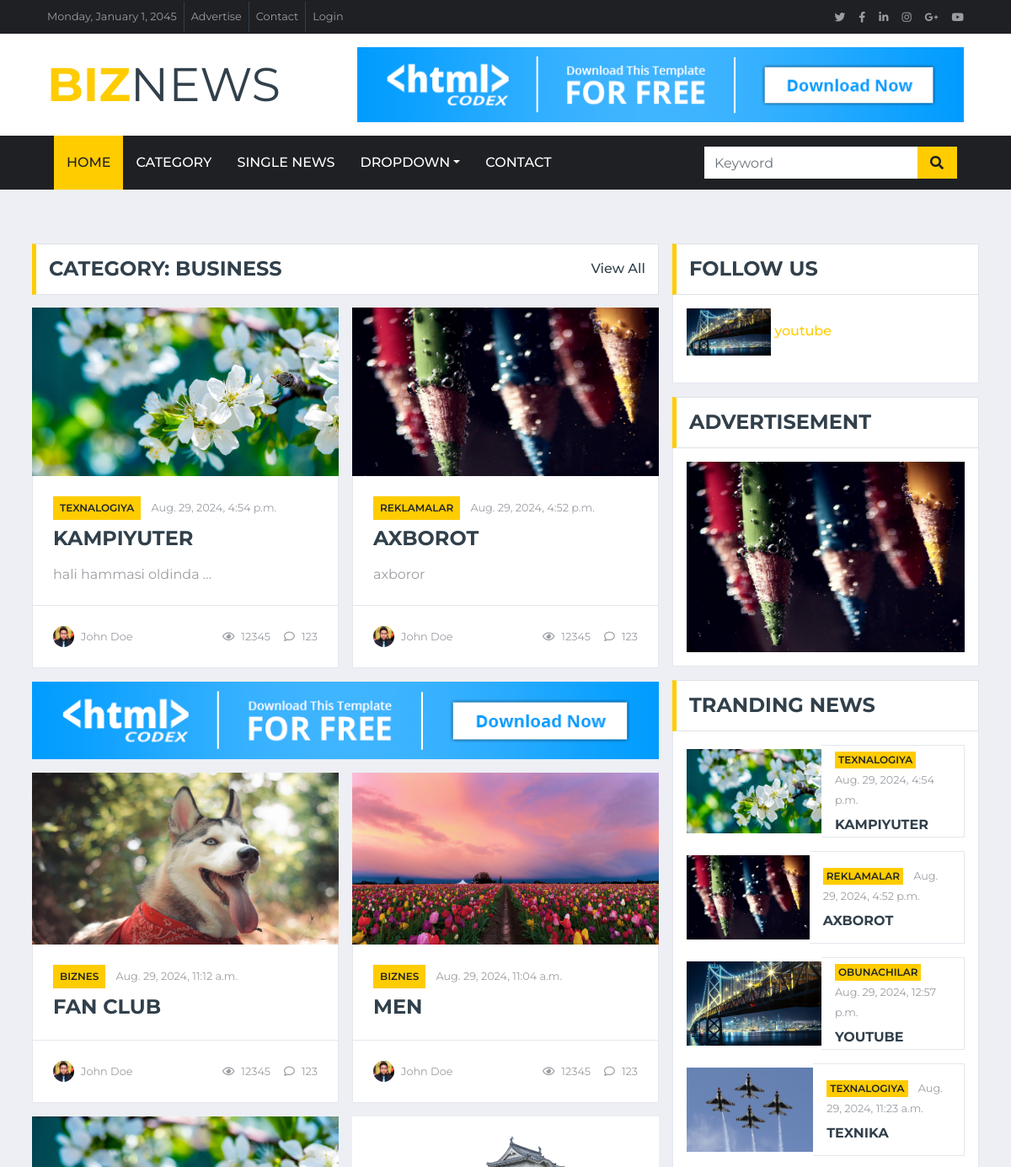
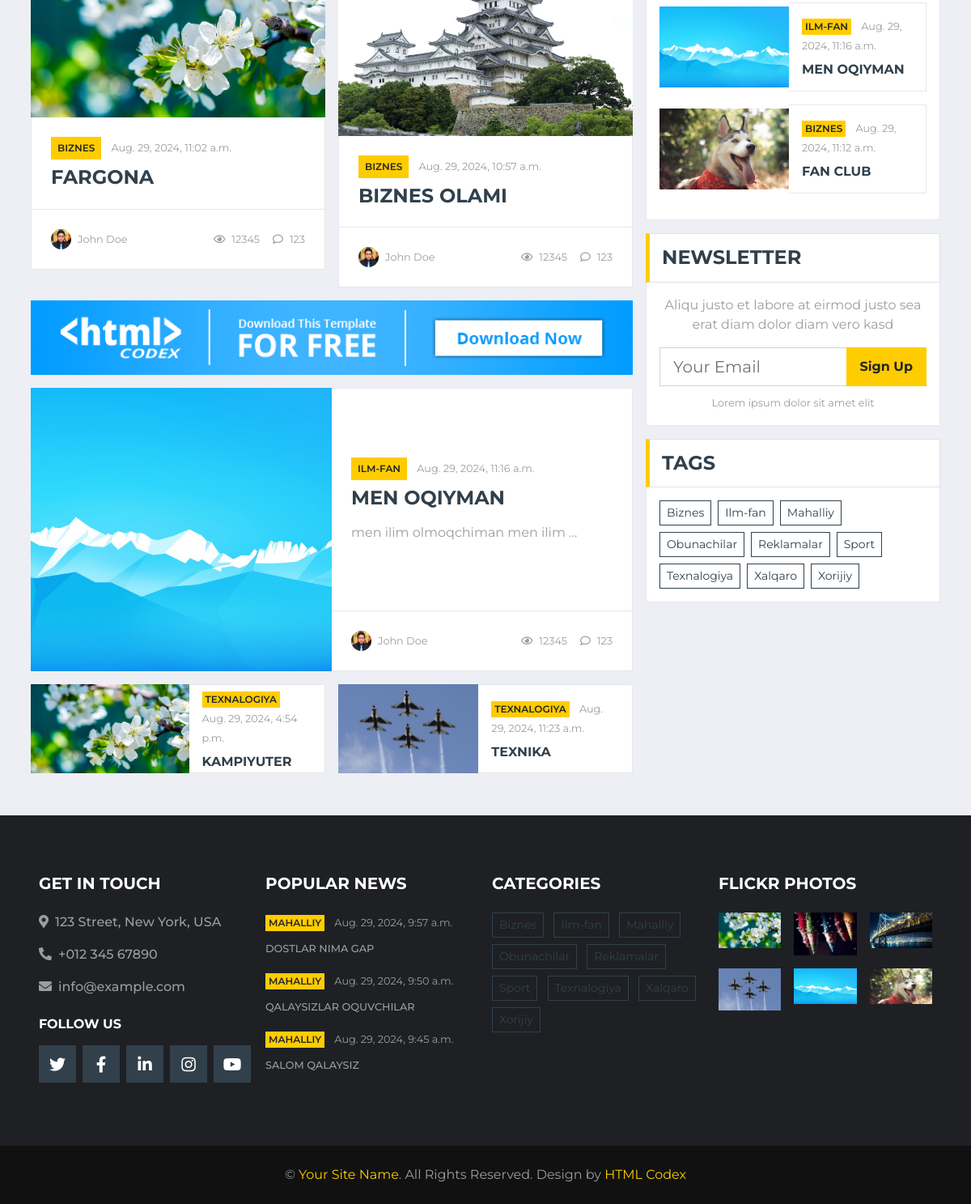
The page /news/category on the database as committed earlier (2 pictures, top to bottom).
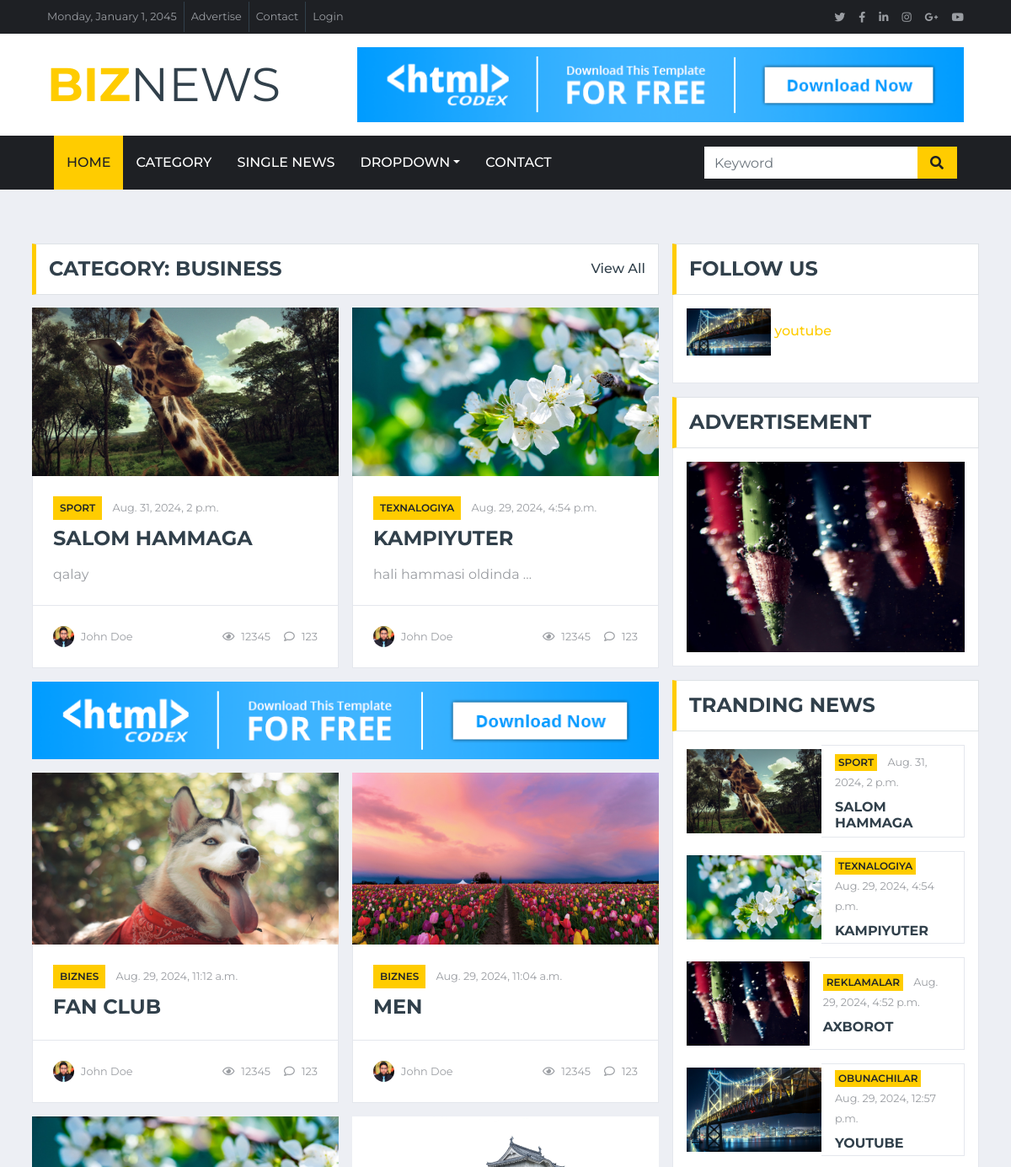
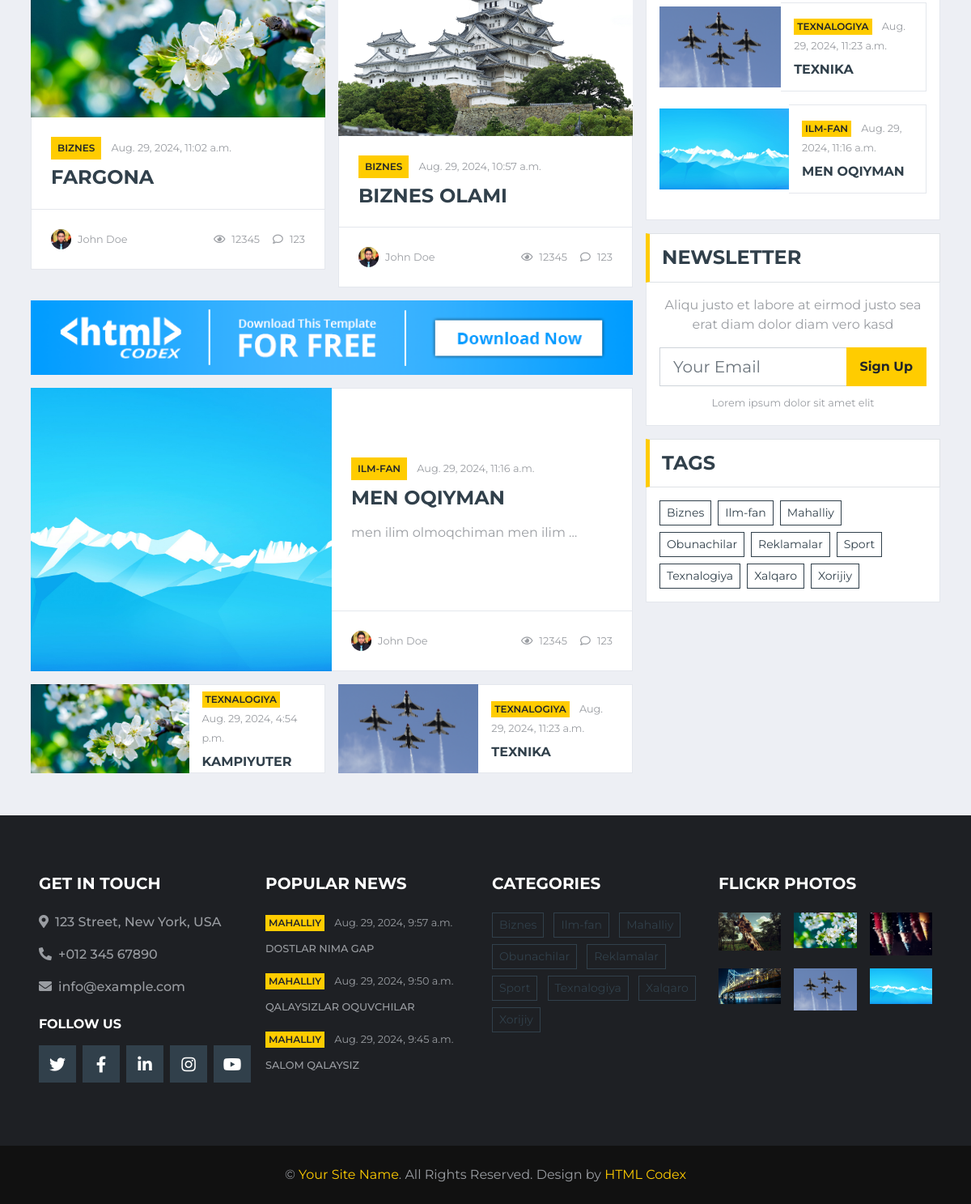
The same page on the database as committed later (2 pictures, top to bottom).
### blog/models.py (models this page shows)
class News(models.Model):
    class Status(models.TextChoices):
        Qoralama = "QR", "Qoralama"
        Chopetish = "CHP", "Chopetish"
    title = models.CharField(max_length=150)
    slug = models.SlugField(max_length=150)
    body = models.TextField()
    image = models.ImageField(upload_to="News/images")
    category = models.ForeignKey(Category,on_delete=models.CASCADE)
    publish_time = models.DateTimeField(default=timezone.now)
    created_time = models.DateTimeField(auto_now_add=True)
    update_time = models.DateTimeField(auto_now=True)
    status = models.CharField(max_length=3,
                              choices=Status.choices,
                              default=Status.Qoralama)
    objects = models.Manager()
    chopetish = ChopetishManager()
    class Meta:
        ordering = ["-publish_time"]
    def get_absolute_url(self):
        return reverse("detali", args=[self.slug])
    def __str__(self):
        return self.title

class Category(models.Model):
    name = models.CharField(max_length=150)
    def __str__(self):
        return self.name

### blog/views.py (the view)
# urls.py: path("category", categoryPage, name="category_page"),
def categoryPage(request):
    news_list = News.chopetish.all().order_by('-publish_time')[:6]
    new = News.chopetish.all().order_by('-publish_time')[:3]
    full = News.chopetish.all().order_by('-publish_time')[:2]
    catigories = Category.objects.all().order_by('name')
    locals = News.chopetish.all().filter(category__name="Mahalliy").order_by("-publish_time")[:3]
    xorijiy = News.chopetish.all().filter(category__name="Xorijiy").order_by("-publish_time")[:4]
    xalqaro = News.chopetish.all().filter(category__name="Xalqaro").order_by("-publish_time")[:4]
    sport = News.chopetish.all().filter(category__name="Sport").order_by("-publish_time")[:4]
    biznes = News.chopetish.all().filter(category__name="Biznes").order_by("-publish_time")[:4]
    ilmfan = News.chopetish.all().filter(category__name="Ilm-fan").order_by("-publish_time")[:1]
    texnalogiya = News.chopetish.all().filter(category__name="Texnalogiya").order_by("-publish_time")[:2]
    obunachi = News.chopetish.all().filter(category__name="Obunachilar").order_by("-publish_time")[:5]
    reklama = News.chopetish.all().filter(category__name="Reklamalar").order_by("-publish_time")[:1]
    form = ContactFrom(request.POST or None)
    if request.method == "POST" and form.is_valid():
        form.save()
        return HttpResponse("<h2>malumotingiz saqlandi</h2>")
    form = EmailFrom(request.POST or None)
    if request.method == "POST" and form.is_valid():
        form.save()
        return HttpResponse("<h2>malumotingiz saqlandi</h2>")
    print("locals ->", locals)
    context = {
        "newss": news_list,
        "news": new,
        "full": full,
        "catigories": catigories,
        "locals": locals,
        "xorijiy": xorijiy,
        "xalqaro": xalqaro,
        "sport": sport,
        "biznes": biznes,
        "ilmfan": ilmfan,
        "texnalogiya": texnalogiya,
        "obunachi": obunachi,
        "reklama": reklama
    }
    return render(request, "category.html", context=context)

### blog/models.py (called while the page is built)
    def get_queryset(self):
        return super().get_queryset().filter(status=News.Status.Chopetish)

### templates/category.html (shortened to what the changed rows need)
{% extends "base.html" %}
{% load static %}
{% block alisher %}
    <div class="container-fluid mt-5 pt-3">
        <div class="container">
            <div class="row">
                <div class="col-lg-8">
                    <div class="row">
                        {% for ful in full %}
                        <div class="col-lg-6">
                            <div class="position-relative mb-3">
                                <img class="img w-100" src="{{ful.image.url}}" style="object-fit: cover; height: 200px;">
                                <div class="bg-white border border-top-0 p-4">
                                    <div class="mb-2">
                                        <a class="badge badge-primary text-uppercase font-weight-semi-bold p-2 mr-2"
                                            href="{{ ful.get_absolute_url }}">{{ful.category}}</a>
                                        <a class="text-body" href="{{ ful.get_absolute_url }}"><small>{{ful.publish_time}}</small></a>
                                    </div>
                                    <a class="h4 d-block mb-3 text-secondary text-uppercase font-weight-bold" href="{{ ful.get_absolute_url }}">{{ful.title}}</a>
                                    <p class="m-0">{{ful.body | truncatewords:3 }}</p>
                                </div>
                                <div class="d-flex justify-content-between bg-white border border-top-0 p-4">
                                    <div class="d-flex align-items-center">
                                        <img class="rounded-circle mr-2" src="{% static 'img/user.jpg'%}" width="25" height="25" alt="">
                                        <small>John Doe</small>
                                    </div>
                                    <div class="d-flex align-items-center">
                                        <small class="ml-3"><i class="far fa-eye mr-2"></i>12345</small>
                                        <small class="ml-3"><i class="far fa-comment mr-2"></i>123</small>
                                    </div>
                                </div>
                            </div>
                        </div>
                        {% endfor %}
                        {% for lofal in biznes %}
                        <div class="col-lg-6">
                            <div class="position-relative mb-3">
                                <img class="img-fluid w-100" src="{{lofal.image.url}}" style="object-fit: cover;">
                                <div class="bg-white border border-top-0 p-4">
                                    <div class="mb-2">
                                        <a class="badge badge-primary text-uppercase font-weight-semi-bold p-2 mr-2"
                                            href="{{ lofal.get_absolute_url }}">{{lofal.category}}</a>
                                        <a class="text-body" href="{{ lofal.get_absolute_url }}"><small>{{lofal.publish_time}}</small></a>
                                    </div>
                                    <a class="h4 d-block mb-0 text-secondary text-uppercase font-weight-bold" href="{{ lofal.get_absolute_url }}">{{lofal.title}}</a>
                                </div>
                                <div class="d-flex justify-content-between bg-white border border-top-0 p-4">
                                    <div class="d-flex align-items-center">
                                        <img class="rounded-circle mr-2" src="{% static 'img/user.jpg'%}" width="25" height="25" alt="">
                                        <small>John Doe</small>
                                    </div>
                                    <div class="d-flex align-items-center">
                                        <small class="ml-3"><i class="far fa-eye mr-2"></i>12345</small>
                                        <small class="ml-3"><i class="far fa-comment mr-2"></i>123</small>
                                    </div>
                                </div>
                            </div>
                        </div>
                        {% endfor %}
                        <div class="col-lg-12">
                            {% for loxa in ilmfan %}
                            <div class="row news-lg mx-0 mb-3">
                                <div class="col-md-6 h-100 px-0">
                                    <img class="img-fluid h-100" src="{{loxa.image.url}}" style="object-fit: cover;">
                                </div>
                                <div class="col-md-6 d-flex flex-column border bg-white h-100 px-0">
                                    <div class="mt-auto p-4">
                                        <div class="mb-2">
                                            <a class="badge badge-primary text-uppercase font-weight-semi-bold p-2 mr-2"
                                                href="{{ loxa.get_absolute_url }}">{{loxa.category}}</a>
                                            <a class="text-body" href="{{ loxa.get_absolute_url }}"><small>{{loxa.publish_time}}</small></a>
                                        </div>
                                        <a class="h4 d-block mb-3 text-secondary text-uppercase font-weight-bold" href="{{ loxa.get_absolute_url }}">{{loxa.title}}</a>
                                        <p class="m-0">{{loxa.body | truncatewords:5 }}</p>
                                    </div>
                                    <div class="d-flex justify-content-between bg-white border-top mt-auto p-4">
                                        <div class="d-flex align-items-center">
                                            <img class="rounded-circle mr-2" src="{% static 'img/user.jpg'%}" width="25" height="25" alt="">
                                            <small>John Doe</small>
                                        </div>
                                        <div class="d-flex align-items-center">
                                            <small class="ml-3"><i class="far fa-eye mr-2"></i>12345</small>
                                            <small class="ml-3"><i class="far fa-comment mr-2"></i>123</small>
                                        </div>
                                    </div>
                                </div>
                            </div>
                            {% endfor %}
                        </div>
                         {% for loal in texnalogiya %}
                        <div class="col-lg-6">
                            <div class="d-flex align-items-center bg-white mb-1" style="height: 110px;">
                                <img class="w-100 h-100" src="{{loal.image.url}}" alt="">
                                <div class="w-100 h-100 px-3 d-flex flex-column justify-content-center border border-left-0">
                                    <div class="mb-2">
                                        <a class="badge badge-primary text-uppercase font-weight-semi-bold p-1 mr-2" href="{{ loal.get_absolute_url }}">{{loal.category}}</a>
                                        <a class="text-body" href="{{ loal.get_absolute_url }}"><small>{{loal.publish_time}}</small></a>
                                    </div>
                                    <a class="h6 m-0 text-secondary text-uppercase font-weight-bold" href="{{ loal.get_absolute_url }}">{{loal.title}}</a>
                                </div>
                            </div>
                        </div>
                        {% endfor %}
                    </div>
                </div>
                <div class="col-lg-4">
                    <div class="mb-3">
                        <div class="bg-white border border-top-0 p-3">
                            {% for obuna in obunachi %}
                            <a href="{{ obuna.get_absolute_url }}" class="d-block w-100 text-black text-decoration-none mb-3" style="">
                                <img class="" src="{{obuna.image.url}}" style="width: 100px; background: rgba(0, 0, 0, .2);">
                                <span class="font-weight-medium">{{obuna.title}}</span>
                            </a>
                            {% endfor %}
                        </div>
                    </div>
                    <div class="mb-3">
                        {% for rk in reklama %}
                        <div class="bg-white text-center border border-top-0 p-3">
                            <a href="{{ rk.get_absolute_url }}"><img class="img-fluid" src="{{rk.image.url}}" alt=""></a>
                        </div>
                        {% endfor %}
                    </div>
                    <div class="mb-3">
                        <div class="bg-white border border-top-0 p-3">
                            {% for nima in newss %}
                            <div class="d-flex align-items-center bg-white mb-3" style="height: 110px;">
                                <img style="height:100px; width: 160px" class="img-fluid" src="{{nima.image.url}}" alt="">
                                <div class="w-100 h-100 px-3 d-flex flex-column justify-content-center border border-left-0">
                                    <div class="mb-2">
                                        <a class="badge badge-primary text-uppercase font-weight-semi-bold p-1 mr-2" href="{{ nima.get_absolute_url }}">{{nima.category}}</a>
                                        <a class="text-body" href="{{ nima.get_absolute_url }}"><small>{{nima.publish_time}}</small></a>
                                    </div>
                                    <a class="h6 m-0 text-secondary text-uppercase font-weight-bold" href="{{ nima.get_absolute_url }}">{{nima.title}}</a>
                                </div>
                            </div>
                            {% endfor %}
                        </div>
                    </div>
                    <div class="mb-3">
                        <div class="bg-white border border-top-0 p-3">
                            <div class="d-flex flex-wrap m-n1">
                                {% for categ in catigories %}
                                <a href="{{categ.get_absolute_url}}" class="btn btn-sm btn-outline-secondary m-1">{{categ.name}}</a>
                                {% endfor %}
                            </div>
                        </div>
                    </div>
                </div>
            </div>
        </div>
    </div>
{% endblock alisher %}

### templates/base.html (shortened to what the changed rows need)
{% load static %}
<!DOCTYPE html>
<html lang="en">
<head>
    <link href="https://cdnjs.cloudflare.com/ajax/libs/font-awesome/5.15.0/css/all.min.css" rel="stylesheet">
    <link href="{% static 'lib/owlcarousel/assets/owl.carousel.min.css'%}" rel="stylesheet">
    <link href="{% static 'css/style.css'%}" rel="stylesheet">
</head>
<body>
    <div class="container-fluid d-none d-lg-block">
        <div class="row align-items-center bg-white py-3 px-lg-5">
            <div class="col-lg-4">
                <a href="index.html" class="navbar-brand p-0 d-none d-lg-block">
                    <h1 class="m-0 display-4 text-uppercase text-primary">Biz<span class="text-secondary font-weight-normal">News</span></h1>
                </a>
            </div>
        </div>
    </div>
{% block alisher %}
{% endblock alisher %}
    <div class="container-fluid bg-dark pt-5 px-sm-3 px-md-5 mt-5">
        <div class="row py-4">
            <div class="col-lg-3 col-md-6 mb-5">
                {% for loc in locals %}
                <div class="mb-3">
                    <div class="mb-2">
                        <a class="badge badge-primary text-uppercase font-weight-semi-bold p-1 mr-2" href="">{{loc.category}}</a>
                        <a class="text-body" href="{{ loc.get_absolute_url }}"><small>{{loc.publish_time}}</small></a>
                    </div>
                    <a class="small text-body text-uppercase font-weight-medium" href="{{ local.get_absolute_url }}">{{loc.title}}</a>
                </div>
                {% endfor %}
            </div>
            <div class="col-lg-3 col-md-6 mb-5">
                <div class="m-n1">
                    {% for categ in catigories %}
                        <a href="{{categ.get_absolute_url}}" class="btn btn-sm btn-outline-secondary m-1">{{categ.name}}</a>
                    {% endfor %}
                </div>
            </div>
            <div class="col-lg-3 col-md-6 mb-5">
                <div class="row">
                    {% for nw in newss %}
                    <div class="col-4 mb-3">
                        <a href="{{ nw.get_absolute_url }}"><img class="w-100" src="{{nw.image.url}}" alt=""></a>
                    </div>
                    {% endfor %}
                </div>
            </div>
        </div>
    </div>
</body>
</html>

Rows that differ between the two databases and show on the page:
no longer on one of the page's lists (row unchanged): News: category "BIZNES", publish_time "Aug. 29, 2024, 11:12 a.m.", title "FAN CLUB"
no longer on one of the page's lists (row unchanged): News: category "REKLAMALAR", publish_time "Aug. 29, 2024, 4:52 p.m.", title "AXBOROT", body "axboror"
added News: image (picture), category "SPORT", publish_time "Aug. 31, 2024, 2 p.m.", title "SALOM HAMMAGA", body "qalay"
